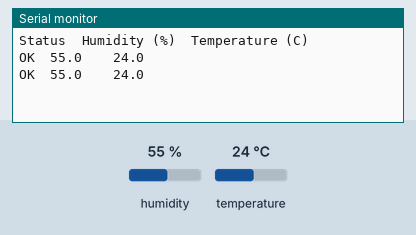
Recording of a sketch running on a simulated Arduino Uno, built with avr-gcc and run on an emulated ATmega328P. On the bench: the last lines printed to the serial monitor. The test bench sets the inputs (shaded band); at power-on: humidity 55 %, temperature 24 °C.

Above: at 4.8 s.
4.9 s: humidity set to 22 %
At 7.5 s:
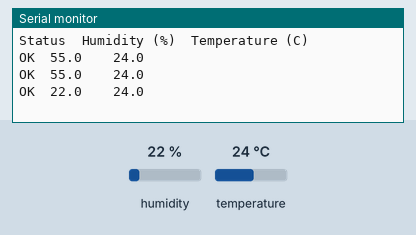
7.9 s: temperature set to 12 °C
At 9.4 s:
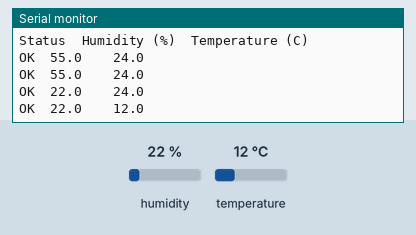
10.9 s: humidity set to 40 %
At 13.3 s:
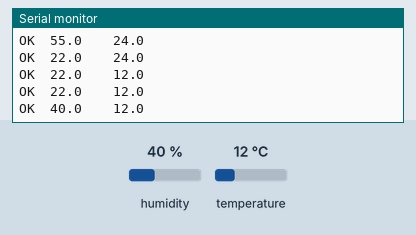
Timing chart, 0 to 14.8 s (numbered marks = the images above; inputs shaded):
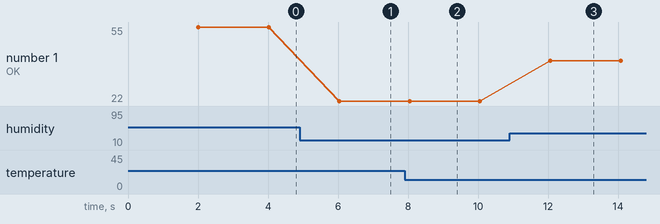

The sketch:

DHT11_Serial.ino
```cpp
/*
 * ESP8266 NodeMCU DHT11 - Humidity Temperature Sensor Example
 * https://circuits4you.com
 *
 * References
 * https://circuits4you.com/2017/12/31/nodemcu-pinout/
 *
 */

#include "DHTesp.h"

#define DHTpin 14    //D5 of NodeMCU is GPIO14

DHTesp dht;

void setup()
{
  Serial.begin(115200);
  Serial.println("Status\tHumidity (%)\tTemperature (C)\t");
  //Serial.println("Status\tHumidity (%)\tTemperature (C)\t(F)\tHeatIndex (C)\t(F)");

  // Autodetect is not working reliable, don't use the following line
  // dht.setup(17);

  // use this instead:
  dht.setup(DHTpin, DHTesp::DHT11); //for DHT11 Connect DHT sensor to GPIO 17
  //dht.setup(DHTpin, DHTesp::DHT22); //for DHT22 Connect DHT sensor to GPIO 17
}

void loop()
{
  //delay(dht.getMinimumSamplingPeriod());
  delay(2000);
  float humidity = dht.getHumidity();
  float temperature = dht.getTemperature();

  Serial.print(dht.getStatusString());
  Serial.print("\t");
  Serial.print(humidity, 1);
  Serial.print("\t\t");
  Serial.print(temperature, 1);
  Serial.println("\t\t");
  //Serial.print(dht.toFahrenheit(temperature), 1);
  //Serial.print("\t\t");
  //Serial.print(dht.computeHeatIndex(temperature, humidity, false), 1);
  //Serial.print("\t\t");
  //Serial.println(dht.computeHeatIndex(dht.toFahrenheit(temperature), humidity, true), 1);
}
```

Measured:
- after the input at 4.9 s, the serial monitor: prints a new line after 1.1 s (image 1)
- after the input at 7.9 s, the serial monitor: prints a new line after 0.14 s (image 2)
- after the input at 10.9 s, the serial monitor: prints a new line after 1.2 s (image 3)
- plotted number 1: 55 → 22 after the input at 4.9 s, 22 → 40 after the input at 10.9 s
